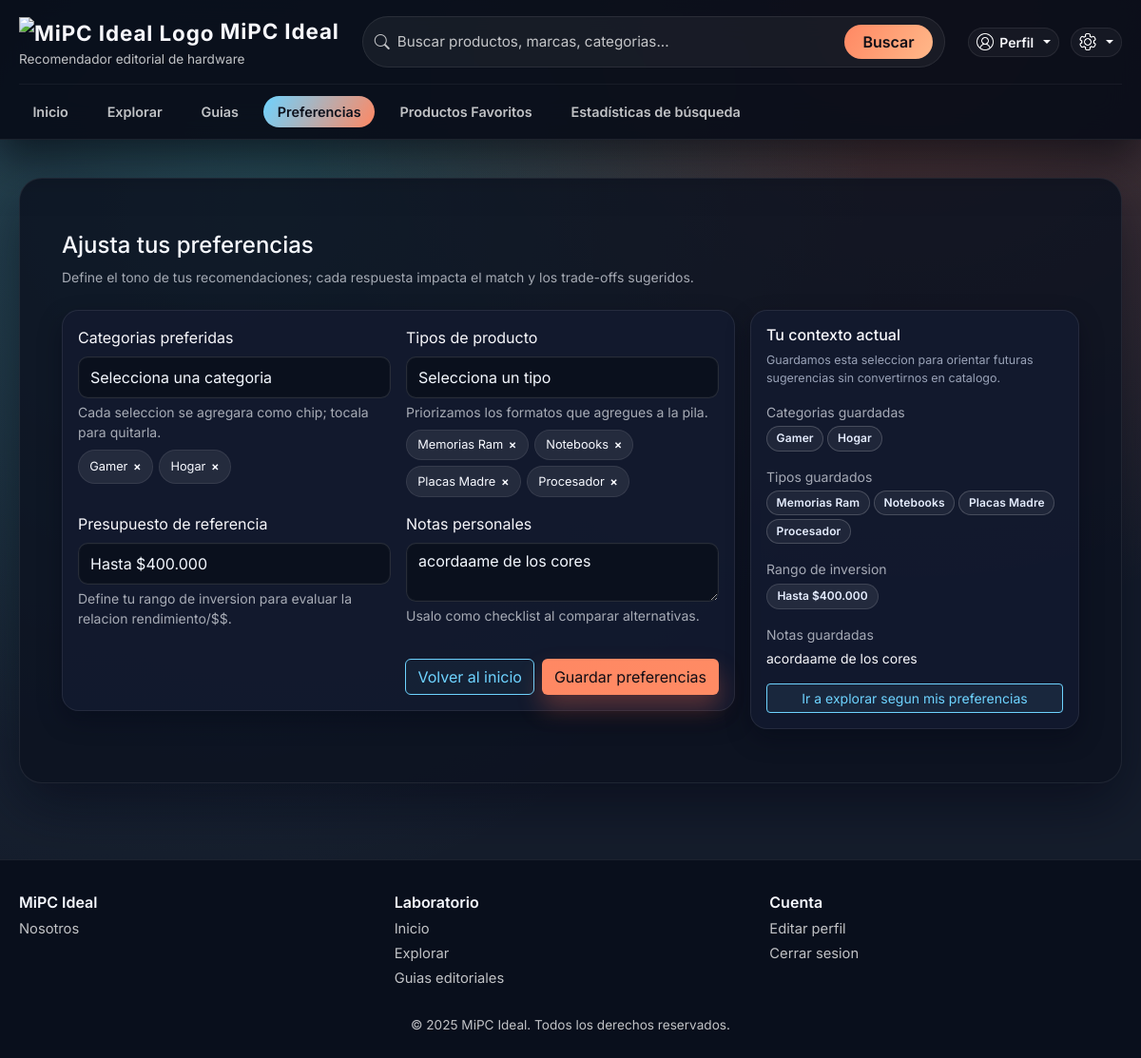
The app's page /lab/reco-preferences/ (signed in) with its own data.
### app/models.py (models this page shows, shortened)
class CategoriaProducto(models.Model):
    nombre_categoria = models.CharField(max_length=100)
    descripcion_categoria = models.TextField()
    imagen_categoria = models.ImageField(upload_to='categorias/', null=True, blank=True)
    banner_categoria = models.ImageField(upload_to='banners/', null=True, blank=True)

class TipoProducto(models.Model):
    nombre_tipo = models.CharField(max_length=100)

class Profile(models.Model):
    ROLE_CHOICES = [
        ('usuario', 'Usuario'),
        ('admin', 'Admin'),
    ]
    user = models.OneToOneField(User, on_delete=models.CASCADE)
    profile_type = models.CharField(max_length=50, choices=ROLE_CHOICES, default='usuario')
    is_active = models.BooleanField(default=True)
    preferred_budget_min = models.PositiveIntegerField(null=True, blank=True)
    preferred_budget_max = models.PositiveIntegerField(null=True, blank=True)
    preference_notes = models.TextField(blank=True)
    preferred_budget_manual = models.BooleanField(default=False)

### app/views_reco.py (the view, shortened to what this page needs)
# urls.py: path('lab/reco-preferences/', views_reco.reco_preferences, name='reco_preferences'),
@login_required
def reco_preferences(request):
    categorias = _categories_with_inventory().order_by("nombre_categoria")
    tipos = TipoProducto.objects.annotate(
        prod_count=Count("producto", filter=Q(producto__is_active=True))
    ).filter(prod_count__gt=0).order_by("nombre_tipo")
    budget_options = [
        {"label": "Hasta $400.000", "value": "0-400000"},
        {"label": "$400.000 - $800.000", "value": "400000-800000"},
        {"label": "$800.000 - $1.200.000", "value": "800000-1200000"},
        {"label": "$1.200.000 o mas", "value": "1200000-0"},
    ]
    preference_context = _user_preference_context(request.user)
    selected_categories = sorted(list(preference_context.get("category_ids") or []))
    selected_types = sorted(list(preference_context.get("type_ids") or []))
    selected_budget_value = preference_context.get("budget_value") or ""
    selected_notes = preference_context.get("notes", "")
    explore_params_list: List[tuple[str, str]] = []
    for cid in selected_categories:
        explore_params_list.append(("categoria", str(cid)))
    for tid in selected_types:
        explore_params_list.append(("tipo", str(tid)))
    if selected_budget_value:
        explore_params_list.append(("presupuesto", selected_budget_value))
    explore_url = reverse("reco_explore")
    if explore_params_list:
        explore_url = f"{explore_url}?{urlencode(explore_params_list, doseq=True)}"
    context = {
        "categories": categorias,
        "types": tipos,
        "budget_options": budget_options,
        "selected_categories": selected_categories,
        "selected_types": selected_types,
        "selected_budget": selected_budget_value,
        "selected_notes": selected_notes,
        "preference_context": preference_context,
        "explore_url": explore_url,
    }
    return render(request, "lab/reco_preferences.html", context)

### app/views_reco.py (called while the page is built)
def _format_currency(value: Decimal | None) -> str | None:
    if value is None:
        return None
    try:
        integer = int(round(float(value)))
    except (TypeError, ValueError):
        return None
    return "${:,}".format(integer).replace(",", ".")

def _categories_with_inventory():
    return (
        CategoriaProducto.objects.annotate(
            prod_count=Count(
                "producto",
                filter=Q(producto__is_active=True),
                distinct=True,
            )
            + Count(
                "productos_extra",
                filter=Q(productos_extra__is_active=True),
                distinct=True,
            )
        )
        .filter(prod_count__gt=0)
    )

def _budget_value_from_limits(min_value: int | None, max_value: int | None) -> str | None:
    for band in PRICE_BANDS:
        low_match = (band["lower"] or 0) == (min_value or 0)
        upper_match = (band["upper"] or 0) == (max_value or 0)
        if low_match and upper_match:
            return band["query"]
    return None

def _format_budget_label(min_value: int | None, max_value: int | None) -> str | None:
    if not min_value and not max_value:
        return None
    if min_value and max_value:
        return f"{_format_currency(Decimal(str(min_value)))} - {_format_currency(Decimal(str(max_value)))}"
    if min_value:
        return f"Desde {_format_currency(Decimal(str(min_value)))}"
    if max_value:
        return f"Hasta {_format_currency(Decimal(str(max_value)))}"
    return None

def _top_view_stats(user, metric: str, limit: int = 3) -> List[Dict[str, object]]:
    if not user.is_authenticated:
        return []
    stats = (
        UserViewStat.objects.filter(usuario=user, metric=metric)
        .order_by("-count", "-last_seen")
    )
    payload: List[Dict[str, object]] = []
    for stat in stats:
        label = stat.key
        ref_id = None
        if metric in (UserViewStat.METRIC_CATEGORY, UserViewStat.METRIC_TYPE):
            if ":" in stat.key:
                ref_id_str, ref_label = stat.key.split(":", 1)
                label = ref_label
                try:
                    ref_id = int(ref_id_str)
                except ValueError:
                    ref_id = None
        payload.append(
            {
                "label": label,
                "count": stat.count,
                "ref_id": ref_id,
            }
        )
    return payload

### app/templates/lab/reco_preferences.html (shortened to what this page needs)
{% extends "base.html" %}
{% load static %}
{% block body_class %}reco-app{% endblock %}
{% block css %}
<link rel="stylesheet" href="{% static 'css/recommender.css' %}">
{% endblock %}
{% block content %}
<div class="container py-4 reco-container">
  <h1 class="h4 mb-2">Ajusta tus preferencias</h1>
  <p class="text-secondary small mb-4">
    Define el tono de tus recomendaciones; cada respuesta impacta el match y los trade-offs sugeridos.
  </p>
  <div class="row g-3">
    <div class="col-lg-8">
      <form class="card" method="post" action="{% url 'reco_preferences' %}">
        <div class="card-body">
          <div class="row g-3">
            <div class="col-md-6">
              <label class="form-label" for="pref-categoria-select">Categorias preferidas</label>
              <select class="form-select" id="pref-categoria-select">
                <option value="">Selecciona una categoria</option>
              </select>
              <p class="form-text mb-2">Cada seleccion se agregara como chip; tocala para quitarla.</p>
              <div class="reco-chip-stack" id="pref-categoria-chips" data-name="categorias">
                {% for cat in categories %}
                {% if cat.id in selected_categories %}
                <div class="reco-chip" data-id="{{ cat.id }}">
                  <span>{{ cat.nombre_categoria }}</span>
                  <span class="reco-chip__remove" aria-hidden="true">&times;</span>
                </div>
                {% endif %}
                {% endfor %}
              </div>
            </div>
            <div class="col-md-6">
              <label class="form-label" for="pref-tipo-select">Tipos de producto</label>
              <select class="form-select" id="pref-tipo-select">
                <option value="">Selecciona un tipo</option>
              </select>
              <p class="form-text mb-2">Priorizamos los formatos que agregues a la pila.</p>
              <div class="reco-chip-stack" id="pref-tipo-chips" data-name="tipos">
                {% for tipo in types %}
                {% if tipo.id in selected_types %}
                <div class="reco-chip" data-id="{{ tipo.id }}">
                  <span>{{ tipo.nombre_tipo }}</span>
                  <span class="reco-chip__remove" aria-hidden="true">&times;</span>
                </div>
                {% endif %}
                {% endfor %}
              </div>
            </div>
            <div class="col-md-6">
              <label class="form-label" for="pref-presupuesto">Presupuesto de referencia</label>
              <select class="form-select" id="pref-presupuesto" name="presupuesto">
                {% for option in budget_options %}
                <option value="{{ option.value }}" {% if option.value == selected_budget %}selected{% endif %}>
                  {{ option.label }}
                </option>
                {% endfor %}
              </select>
              <p class="form-text">Define tu rango de inversion para evaluar la relacion rendimiento/$$.</p>
            </div>
            <div class="col-md-6">
              <label class="form-label" for="pref-nota">Notas personales</label>
              <textarea id="pref-nota" class="form-control" rows="2" name="notas"
                        placeholder="Anota requisitos o trade-offs que quieres monitorear.">{{ selected_notes }}</textarea>
              <p class="form-text">Usalo como checklist al comparar alternativas.</p>
            </div>
          </div>
          <div class="mt-3 d-flex justify-content-end gap-2 flex-wrap">
            <a href="{% url 'reco_home' %}" class="btn btn-outline-secondary">Volver al inicio</a>
            <button type="submit" class="btn btn-primary"
                    data-reco-track="save-preferences" aria-label="Guardar preferencias del laboratorio">
              Guardar preferencias
            </button>
          </div>
        </div>
      </form>
    </div>
    <div class="col-lg-4">
      <div class="card h-100">
        <div class="card-body">
          <h2 class="h6">Tu contexto actual</h2>
          <p class="reco-alt-hint">
            Guardamos esta seleccion para orientar futuras sugerencias sin convertirnos en catalogo.
          </p>
          <div class="mb-3">
            <p class="text-secondary small mb-1">Categorias guardadas</p>
            <div class="d-flex flex-wrap gap-1">
              {% for cat in preference_context.categories %}
              <span class="reco-badge">{{ cat.nombre_categoria }}</span>
              {% empty %}
              <span class="text-secondary small">Sin definir</span>
              {% endfor %}
            </div>
          </div>
          <div class="mb-3">
            <p class="text-secondary small mb-1">Tipos guardados</p>
            <div class="d-flex flex-wrap gap-1">
              {% for tipo in preference_context.types %}
              <span class="reco-badge">{{ tipo.nombre_tipo }}</span>
              {% empty %}
              <span class="text-secondary small">Sin definir</span>
              {% endfor %}
            </div>
          </div>
          <div class="mb-3">
            <p class="text-secondary small mb-1">Rango de inversion</p>
            {% if preference_context.budget_label %}
            <span class="reco-insight-badge">{{ preference_context.budget_label }}</span>
            {% else %}
            <span class="text-secondary small">Sin definir</span>
            {% endif %}
          </div>
          <div class="mb-3">
            <p class="text-secondary small mb-1">Notas guardadas</p>
            {% if selected_notes %}
            <p class="small mb-0">{{ selected_notes }}</p>
            {% else %}
            <p class="small text-secondary mb-0">Aun no agregas notas.</p>
            {% endif %}
          </div>
          <a href="{{ explore_url }}" class="btn btn-sm btn-outline-primary w-100"
             data-reco-track="quick-explore">
            Ir a explorar segun mis preferencias
          </a>
        </div>
      </div>
    </div>
</div>
</div>
{% endblock %}

### app/static/css/home.css (style rules this page uses)
:root { --tone-deep: #0c1220; --tone-panel: #131b2f; --tone-card: rgba(19, 27, 47, 0.85); --tone-border: rgba(255, 255, 255, 0.08); --tone-muted: #94a3b8; --tone-surface: #0f172a; --tone-highlight: rgba(255, 255, 255, 0.06); --accent-primary: #ff8863; --accent-secondary: #6ed3ff; --accent-tertiary: #b0f2a7; --text-strong: #f7f7fb; --text-muted: rgba(255, 255, 255, 0.75); --glass-shadow: 0 20px 60px rgba(3, 6, 20, 0.55); }
*, *::before, *::after { box-sizing: border-box; margin: 0; padding: 0; }
html { scroll-behavior: smooth; }
body.app-theme { min-height: 100vh; display: flex; flex-direction: column; font-family: 'Inter', 'Segoe UI', system-ui, -apple-system, BlinkMacSystemFont, sans-serif; background: radial-gradient(circle at 15% 40%, rgba(110, 211, 255, 0.18), transparent 60%), radial-gradient(circle at 0% 80%, rgba(255, 136, 99, 0.18), transparent 50%), var(--tone-surface); color: var(--text-strong); }
a { color: var(--accent-secondary); text-decoration: none; }
.card { background: var(--tone-card); border: 1px solid var(--tone-border); border-radius: 1.1rem; color: var(--text-strong); box-shadow: 0 10px 25px rgba(3, 6, 20, 0.35); }

### records on screen
CategoriaProducto: nombre_categoria "Gamer"
CategoriaProducto: nombre_categoria "Hogar"
TipoProducto: nombre_tipo "Memorias Ram"
TipoProducto: nombre_tipo "Notebooks"
TipoProducto: nombre_tipo "Placas Madre"
TipoProducto: nombre_tipo "Procesador"
Profile: notas "acordaame de los cores", preference_notes "acordaame de los cores"

### other values on screen
{{ preference_context.budget_label }} "Hasta $400.000"
form field presupuesto "Hasta $400.000"
